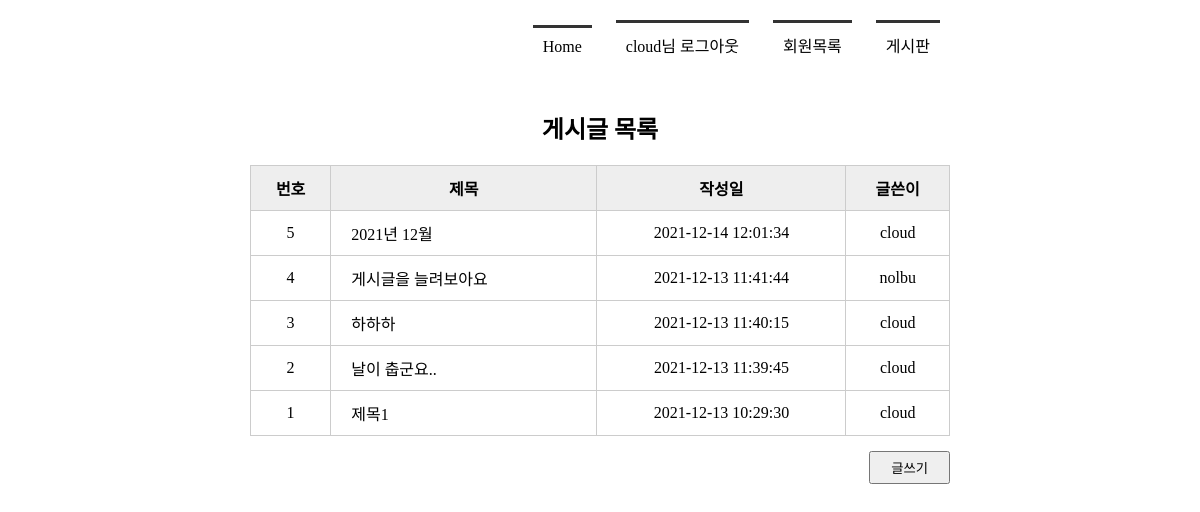
The page /boardlist/ (signed in) on the database its author committed.
### tables this page shows
CREATE TABLE board(
        bno         INTEGER     PRIMARY KEY     AUTOINCREMENT,
        title       TEXT        NOT NULL,
        content     TEXT        NOT NULL,
        create_date TIMESTAMP DATE DEFAULT(datetime('now', 'localtime')),
        mid         CHAR(5)     NOT NULL,
        FOREIGN KEY (mid) REFERENCES member(mid)
        );

### app.py (the view)
@app.route('/boardlist/')
def boardlist():
    conn = getconn()
    cur = conn.cursor()
    sql = "SELECT * FROM board ORDER BY bno DESC"       #게시글을 내림차순으로 정렬
    cur.execute(sql)
    rs = cur.fetchall()
    conn.close()
    return render_template('boardlist.html', rs = rs)

### app.py (called while the page is built)
def getconn():
    conn = sqlite3.connect('./memberdb.db')
    return conn

### templates/boardlist.html (shortened to what this page needs)
<!DOCTYPE html>
<html lang="ko">
<head>
    <link rel="stylesheet" href="{{ url_for('static', filename='css/style.css') }}">
</head>
<body>
    <div id ="container">
        {% include 'navbar.html' %}
        <section>
            <h1>게시글 목록</h1>
            <table class="tbl_bo_list">
                <tr>
                    <th>번호</th>
                    <th>제목</th>
                    <th>작성일</th>
                    <th>글쓴이</th>
                </tr>
                {% for i in rs %}
                <tr>
                    <td>{{ i[0] }}</td>
                    <td><a href = "{{ url_for('board_view', bno=i[0] ) }}">{{ i[1] }}</a></td>
                    <td>{{ i[3] }}</td>
                    <td>{{ i[4] }}</td>
                </tr>
                {% endfor %}
            </table>
            <div class ="btn_write">
                <input type="button" value ="글쓰기" onclick="goWrite()" >
            </div>
        </section>
    </div>
</body>
</html>

### static/css/style.css (style rules this page uses)
* { margin: 0; padding:0; }
#container { width: 1000px; margin: 10px auto; }
section { text-align: center; }
section table { width : 600px; border-collapse: collapse; }
section h1 { margin-bottom: 20px; }
section table, th, td { border: 1px solid #ccc; margin: 0 auto; padding: 10px; }
section table th { background-color: #eee }
section table a { color: black }
section .tbl_bo_list { width: 700px; margin: 0 auto; }
section .tbl_bo_list tr td:nth-child(2) { text-align: left; padding-left: 20px }
section .tbl_bo_list a { text-decoration:none; color: #000; }
section .btn_write { text-align: right; margin: 15px 150px; }
section .btn_write input { padding: 5px 20px; }

### rows shown on the page
board: bno "5", title "2021년 12월", create_date "2021-12-14 12:01:34", mid "cloud"
board: bno "4", title "게시글을 늘려보아요", create_date "2021-12-13 11:41:44", mid "nolbu"
board: bno "3", title "하하하", create_date "2021-12-13 11:40:15", mid "cloud"
board: bno "2", title "날이 춥군요..", create_date "2021-12-13 11:39:45", mid "cloud"
board: bno "1", title "제목1", create_date "2021-12-13 10:29:30", mid "cloud"

### other values the page prints
{{ session['userID'] }} "cloud"
